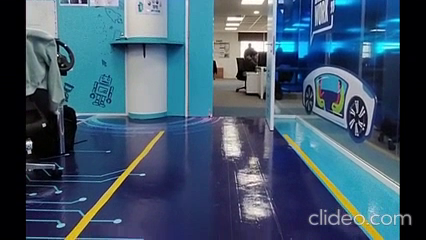
#> input picture frame 70 of lab.mp4, 426 x 240 px, given in place of LaneVideo.mp4, which was not available
$ python hist.py
#> lines starting #> are read from the running program, lines starting #| are printed output that depends on the picture; after the words box and inside, x2 and y2 are one past the last pixel; in counts of white or black regions, pixels touching at a corner belong together; pictures that were not available may be replaced by others from this repository, and a replacement may not be noted
import cv2
import numpy as np
import matplotlib.pyplot as plt

vidcap = cv2.VideoCapture("LaneVideo.mp4")
success, image = vidcap.read()
#> image is the input picture: shape (240, 426, 3); mean B, G, R 107.2, 86.8, 63.3

def nothing(x):
    pass

cv2.namedWindow("Trackbars")

cv2.createTrackbar("L - H", "Trackbars", 0, 255, nothing)
cv2.createTrackbar("L - S", "Trackbars", 0, 255, nothing)
cv2.createTrackbar("L - V", "Trackbars", 200, 255, nothing)
cv2.createTrackbar("U - H", "Trackbars", 255, 255, nothing)
cv2.createTrackbar("U - S", "Trackbars", 50, 255, nothing)
cv2.createTrackbar("U - V", "Trackbars", 255, 255, nothing)

# Initialize an empty list to store histogram data
histogram_data = []

while success:
    success, image = vidcap.read()
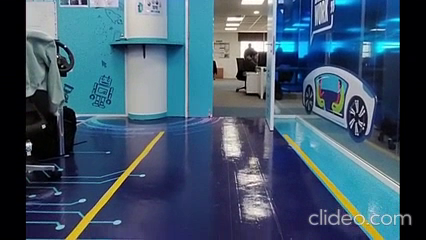
#> input picture frame 71 of lab.mp4, 426 x 240 px, given in place of LaneVideo.mp4, which was not available
#> image is the input picture: shape (240, 426, 3); mean B, G, R 107, 86.9, 63.3
    frame = cv2.resize(image, (640,480))
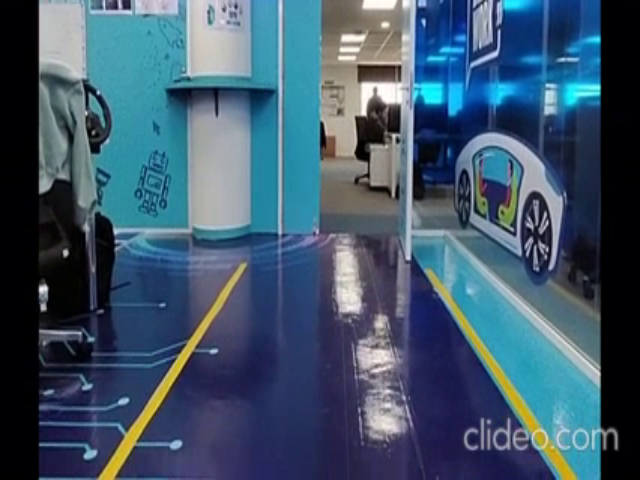
#> frame: shape (480, 640, 3); mean B, G, R 106.9, 86.8, 63.2

    ## Choosing points for perspective transformation
    tl = (222,387)
    bl = (70 ,472)
    tr = (400,380)
    br = (538,472)

    cv2.circle(frame, tl, 5, (0,0,255), -1)
#> frame: shape (480, 640, 3); 0.03% of pixels changed, all inside (x1, y1, x2, y2) = (217, 382, 228, 393)
    cv2.circle(frame, bl, 5, (0,0,255), -1)
#> frame: shape (480, 640, 3); mean B, G, R 106.9, 86.7, 63.3
    cv2.circle(frame, tr, 5, (0,0,255), -1)
#> frame: shape (480, 640, 3); mean B, G, R 106.8, 86.7, 63.4
    cv2.circle(frame, br, 5, (0,0,255), -1)
#> frame: shape (480, 640, 3); mean B, G, R 106.8, 86.7, 63.4

    ## Applying perspective transformation
    pts1 = np.float32([tl, bl, tr, br])
    pts2 = np.float32([[0, 0], [0, 480], [640, 0], [640, 480]])

    # Matrix to warp the image for birdseye window
    matrix = cv2.getPerspectiveTransform(pts1, pts2)
    transformed_frame = cv2.warpPerspective(frame, matrix, (640,480))
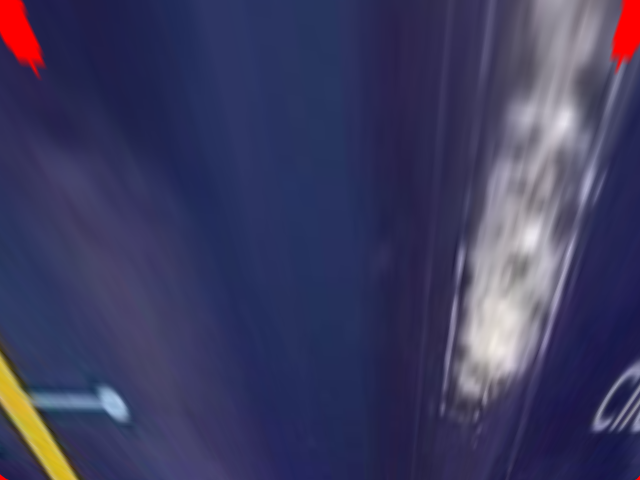
#> transformed_frame: shape (480, 640, 3); mean B, G, R 95.7, 59.9, 61

    ### Object Detection
    # Image Thresholding
    hsv_transformed_frame = cv2.cvtColor(transformed_frame, cv2.COLOR_BGR2HSV)
#> hsv_transformed_frame: shape (480, 640, 3); mean H, S, V 117.6, 119.9, 99.8

    l_h = cv2.getTrackbarPos("L - H", "Trackbars")
    l_s = cv2.getTrackbarPos("L - S", "Trackbars")
    l_v = cv2.getTrackbarPos("L - V", "Trackbars")
    u_h = cv2.getTrackbarPos("U - H", "Trackbars")
    u_s = cv2.getTrackbarPos("U - S", "Trackbars")
    u_v = cv2.getTrackbarPos("U - V", "Trackbars")

    lower = np.array([l_h,l_s,l_v])
    upper = np.array([u_h,u_s,u_v])
    mask = cv2.inRange(hsv_transformed_frame, lower, upper)
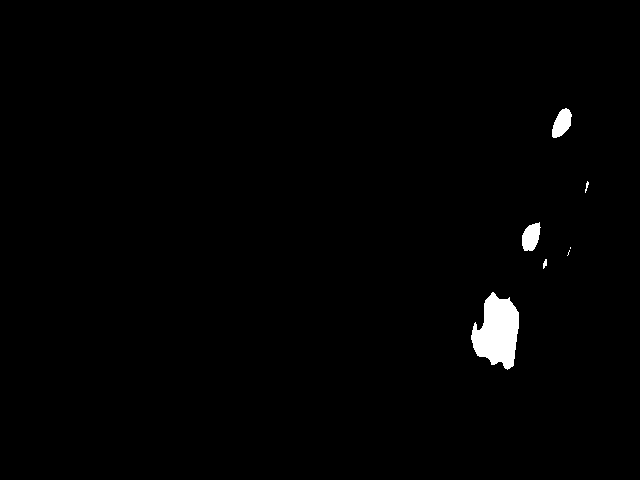
#> mask: shape (480, 640); 1.1% white; 7 white regions (2 under 20 px), largest, box (x1, y1, x2, y2) and area: (471, 292, 519, 370) 2478, (522, 222, 541, 251) 393, (552, 108, 572, 138) 392, (543, 259, 547, 269) 27, (585, 181, 589, 193) 22

    #Histogram
    histogram = np.sum(mask[mask.shape[0]//2:, :], axis=0)
#> histogram = 640 values, max 18615 at index 492, min 0 at index 0, mean 1059.8
    histogram_data.append(histogram)  # Append the histogram data for this frame

    # Plotting histogram
    plt.plot(np.mean(np.array(histogram_data), axis=0))  # Plot the average histogram over all frames
    plt.title("Dynamic Histogram Of Pixel Intensities (Image Bottom Half)")
    plt.xlabel("Pixel Intensity")
    plt.ylabel("Frequency")
    plt.xlim(0, 640)
    plt.ylim(0, 1000)  # Adjust ylim as needed based on your data
    plt.pause(0.01)
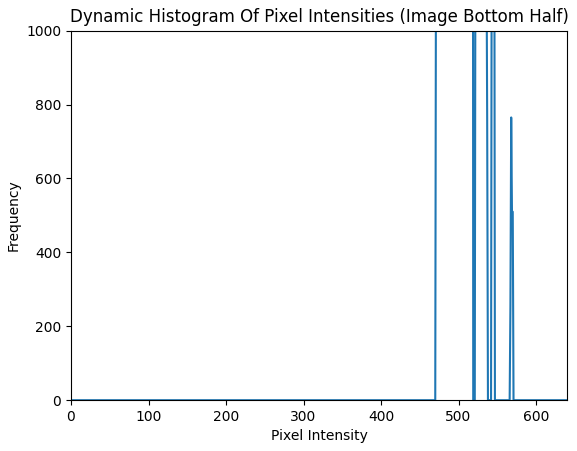
#> figure drawn by matplotlib, 1 panel; curve peaks at x = 492, y = 18615
    plt.clf()  # Clear the plot for the next frame

    cv2.imshow("Original", frame)
    cv2.imshow("Bird's Eye View", transformed_frame)
    cv2.imshow("Lane Detection - Image Thresholding", mask)


    if cv2.waitKey(10) == 27:
#> (key Esc is pressed here)
        break

# Release video capture and close all windows
vidcap.release()
cv2.destroyAllWindows()

$ run again, starting later in the video
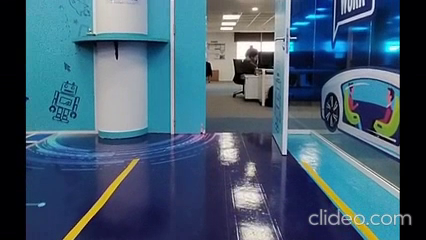
#> input picture frame 315 of lab.mp4, 426 x 240 px, given in place of LaneVideo.mp4, which was not available
#> image is the input picture: shape (240, 426, 3); mean B, G, R 111.5, 91.4, 65.6
#> hsv_transformed_frame: shape (480, 640, 3); mean H, S, V 113.3, 117.5, 102.9
#> `mask = cv2.inRange(hsv_transformed_frame, lower, upper)`:
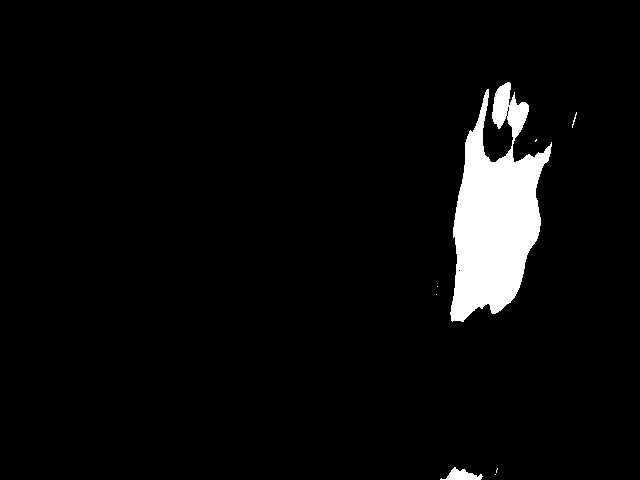
#> mask: shape (480, 640); 4.5% white; 8 white regions (5 under 20 px), largest, box (x1, y1, x2, y2) and area: (450, 82, 552, 322) 13586, (440, 467, 483, 480) 291, (572, 112, 577, 128) 22
#> histogram = 640 values, max 23715 at index 462, min 0 at index 0, mean 2061.9
#> `plt.pause(0.01)`:
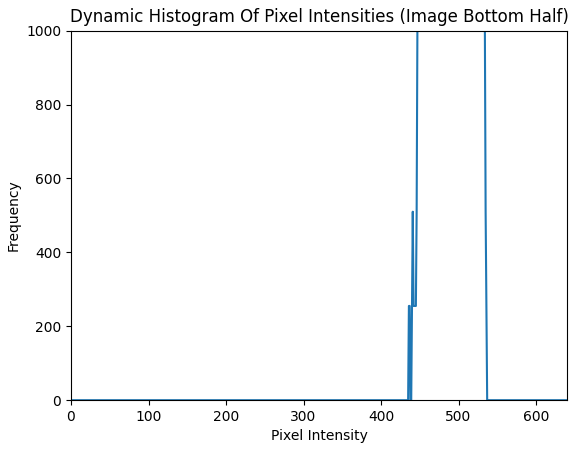
#> figure drawn by matplotlib, 1 panel; curve peaks at x = 462, y = 23715

$ run again, starting later in the video
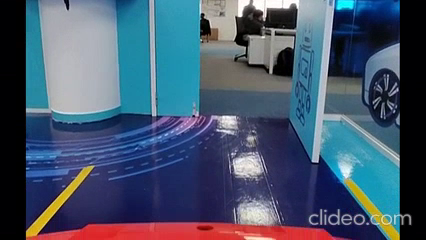
#> input picture frame 561 of lab.mp4, 426 x 240 px, given in place of LaneVideo.mp4, which was not available
#> image is the input picture: shape (240, 426, 3); mean B, G, R 108.1, 86.4, 70
#> hsv_transformed_frame: shape (480, 640, 3); mean H, S, V 116.1, 142.3, 113
#> `mask = cv2.inRange(hsv_transformed_frame, lower, upper)`:
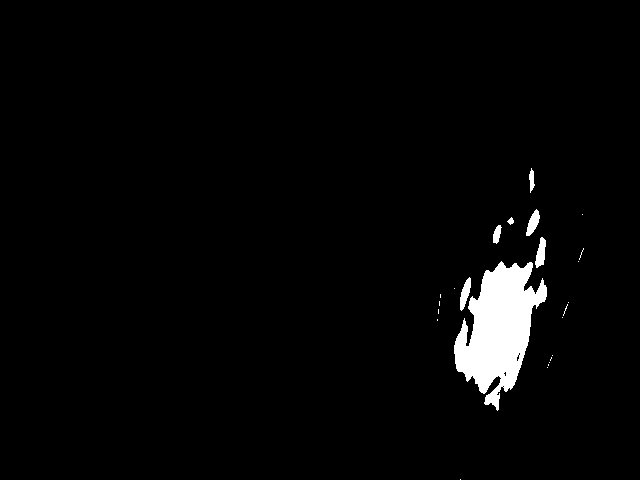
#> mask: shape (480, 640); 2.7% white; 24 white regions (17 under 20 px), largest, box (x1, y1, x2, y2) and area: (454, 261, 547, 411) 7486, (535, 237, 546, 268) 214, (460, 277, 471, 311) 204
#> histogram = 640 values, max 35190 at index 497, min 0 at index 0, mean 3174
#> `plt.pause(0.01)`:
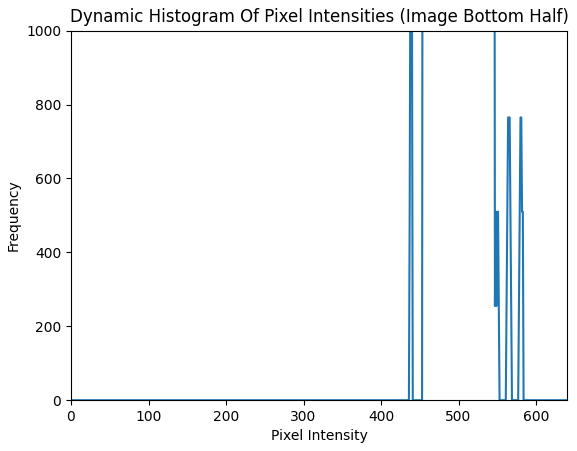
#> figure drawn by matplotlib, 1 panel; curve peaks at x = 497, y = 35190
